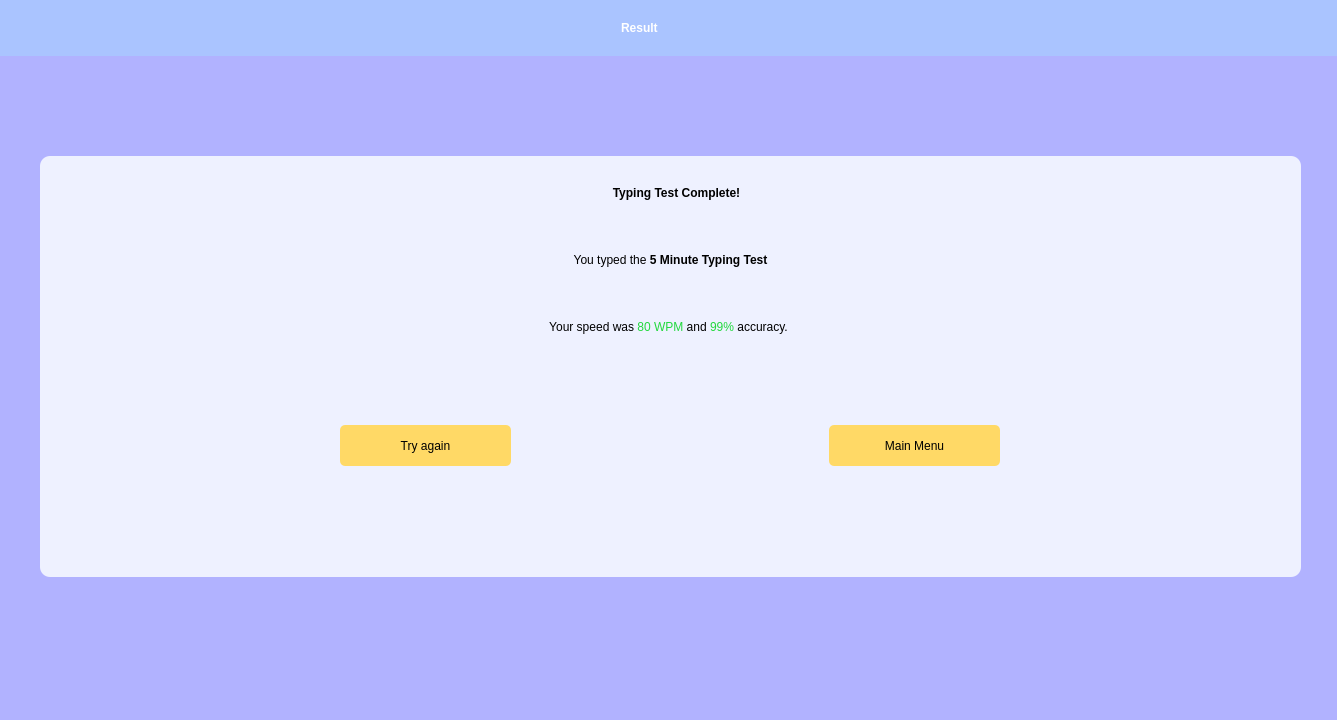
<?xml version="1.0" encoding="UTF-8"?>
<ui version="4.0">
 <class>MainWindow</class>
 <widget class="QMainWindow" name="MainWindow">
  <property name="geometry">
   <rect>
    <x>0</x>
    <y>0</y>
    <width>1337</width>
    <height>720</height>
   </rect>
  </property>
  <property name="maximumSize">
   <size>
    <width>1337</width>
    <height>720</height>
   </size>
  </property>
  <property name="windowTitle">
   <string>Result</string>
  </property>
  <property name="styleSheet">
   <string notr="true">background-color: #B1B2FF;</string>
  </property>
  <widget class="QWidget" name="centralwidget">
   <widget class="QWidget" name="heading_container" native="true">
    <property name="geometry">
     <rect>
      <x>0</x>
      <y>0</y>
      <width>1337</width>
      <height>56</height>
     </rect>
    </property>
    <property name="maximumSize">
     <size>
      <width>1337</width>
      <height>56</height>
     </size>
    </property>
    <property name="styleSheet">
     <string notr="true">background-color: #AAC4FF;</string>
    </property>
    <widget class="QLabel" name="heading_label">
     <property name="geometry">
      <rect>
       <x>621</x>
       <y>7</y>
       <width>91</width>
       <height>41</height>
      </rect>
     </property>
     <property name="styleSheet">
      <string notr="true">color: white;
font: 24pt &quot;Bahnschrift&quot;;
font-weight: bold;</string>
     </property>
     <property name="text">
      <string>Result</string>
     </property>
    </widget>
   </widget>
   <widget class="QWidget" name="result_container" native="true">
    <property name="geometry">
     <rect>
      <x>40</x>
      <y>156</y>
      <width>1261</width>
      <height>421</height>
     </rect>
    </property>
    <property name="styleSheet">
     <string notr="true">background-color: #EEF1FF;
border-radius: 10px;</string>
    </property>
    <widget class="QLabel" name="result_heading">
     <property name="geometry">
      <rect>
       <x>476</x>
       <y>14</y>
       <width>321</width>
       <height>46</height>
      </rect>
     </property>
     <property name="styleSheet">
      <string notr="true">color: black;
font: 63 28pt &quot;Bahnschrift SemiBold SemiConden&quot;;
font-weight: bold;
</string>
     </property>
     <property name="text">
      <string>&lt;html&gt;&lt;head/&gt;&lt;body&gt;&lt;p align=&quot;center&quot;&gt;Typing Test Complete!&lt;/p&gt;&lt;/body&gt;&lt;/html&gt;</string>
     </property>
    </widget>
    <widget class="QLabel" name="test_complete_label">
     <property name="geometry">
      <rect>
       <x>440</x>
       <y>74</y>
       <width>381</width>
       <height>61</height>
      </rect>
     </property>
     <property name="styleSheet">
      <string notr="true">font: 25 20pt &quot;Bahnschrift&quot;;
background: none;
color: black</string>
     </property>
     <property name="text">
      <string>&lt;html&gt;&lt;head/&gt;&lt;body&gt;&lt;p align=&quot;center&quot;&gt;&lt;span style=&quot; font-weight:400;&quot;&gt;You typed the &lt;/span&gt;&lt;span style=&quot; font-weight:600;&quot;&gt;5 Minute Typing Test&lt;/span&gt;&lt;/p&gt;&lt;/body&gt;&lt;/html&gt;</string>
     </property>
    </widget>
    <widget class="QLabel" name="wpm_and_accuracy_label">
     <property name="geometry">
      <rect>
       <x>363</x>
       <y>141</y>
       <width>531</width>
       <height>61</height>
      </rect>
     </property>
     <property name="styleSheet">
      <string notr="true">font: 25 20pt &quot;Bahnschrift&quot;;
background: none;
color: black</string>
     </property>
     <property name="text">
      <string>&lt;html&gt;&lt;head/&gt;&lt;body&gt;&lt;p align=&quot;center&quot;&gt;&lt;span style=&quot; font-weight:400;&quot;&gt;Your speed was &lt;/span&gt;&lt;span style=&quot; font-weight:400; color:#23d83e;&quot;&gt;80 WPM &lt;/span&gt;&lt;span style=&quot; font-weight:400;&quot;&gt;and &lt;/span&gt;&lt;span style=&quot; font-weight:400; color:#23d83e;&quot;&gt;99% &lt;/span&gt;&lt;span style=&quot; font-weight:400;&quot;&gt;accuracy.&lt;/span&gt;&lt;/p&gt;&lt;/body&gt;&lt;/html&gt;</string>
     </property>
    </widget>
    <widget class="QPushButton" name="try_again_btn">
     <property name="geometry">
      <rect>
       <x>300</x>
       <y>269</y>
       <width>171</width>
       <height>41</height>
      </rect>
     </property>
     <property name="styleSheet">
      <string notr="true">background-color: #FFD966;
border-radius: 5px;
color: black;
font: 63 16pt &quot;Bahnschrift SemiBold&quot;;</string>
     </property>
     <property name="text">
      <string>Try again</string>
     </property>
    </widget>
    <widget class="QPushButton" name="main_menu_btn">
     <property name="geometry">
      <rect>
       <x>789</x>
       <y>269</y>
       <width>171</width>
       <height>41</height>
      </rect>
     </property>
     <property name="styleSheet">
      <string notr="true">background-color: #FFD966;
border-radius: 5px;
color: black;
font: 63 16pt &quot;Bahnschrift SemiBold&quot;;</string>
     </property>
     <property name="text">
      <string>Main Menu</string>
     </property>
    </widget>
   </widget>
  </widget>
  <widget class="QStatusBar" name="statusbar"/>
 </widget>
 <resources/>
 <connections/>
</ui>
